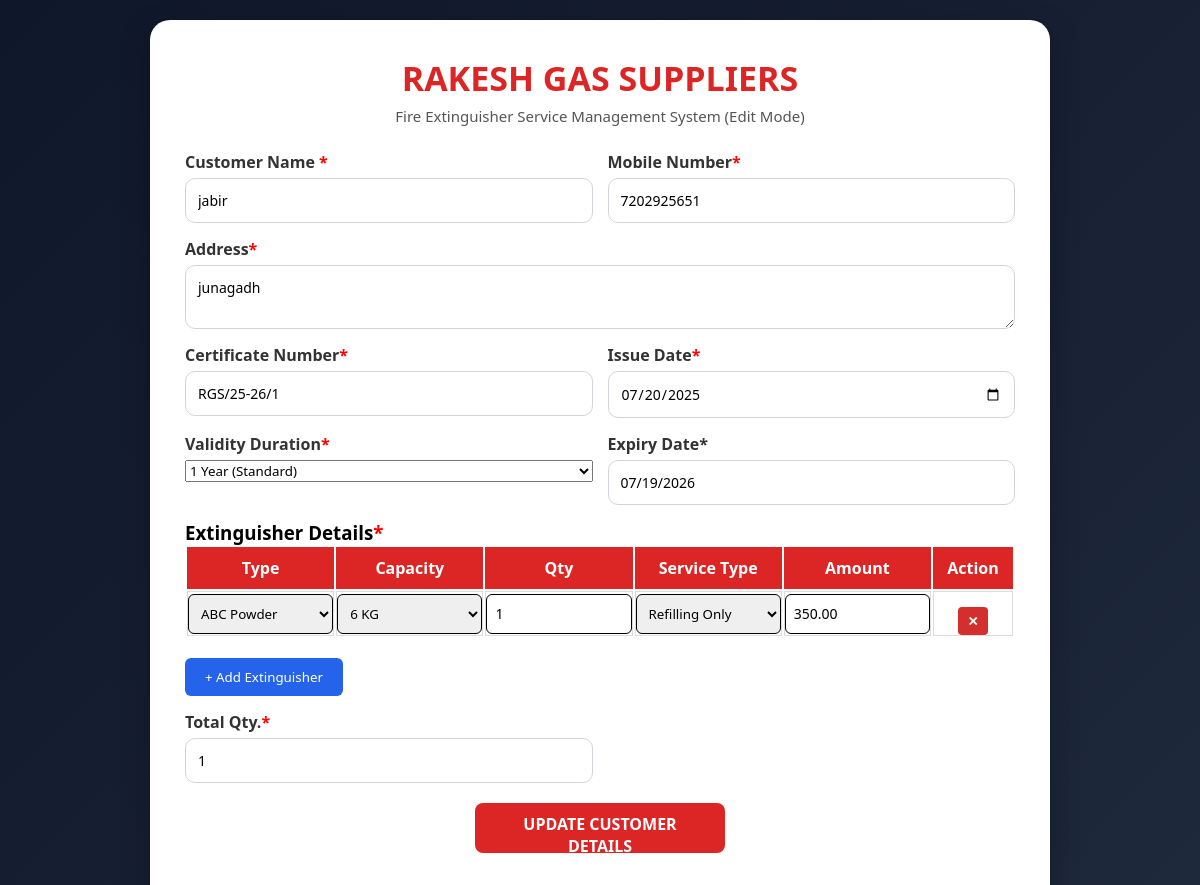
The app's page /edit.php?id=53 with its own data.
### tables this page shows
CREATE TABLE `customers` (
  `id` int(11) NOT NULL,
  `certificate_no` varchar(50) DEFAULT NULL,
  `customer_name` varchar(100) DEFAULT NULL,
  `mobile` varchar(20) DEFAULT NULL,
  `service_date` date DEFAULT NULL,
  `expiry_date` date DEFAULT NULL,
  `total_qty` int(11) DEFAULT NULL,
  `address` text DEFAULT NULL,
  `created_at` timestamp NOT NULL DEFAULT current_timestamp(),
  `refilling_price` decimal(10,2) DEFAULT 0.00,
  `new_bottle_price` decimal(10,2) DEFAULT 0.00
);

CREATE TABLE `extinguisher_details` (
  `id` int(11) NOT NULL,
  `customer_id` int(11) NOT NULL,
  `ext_type` varchar(100) NOT NULL,
  `ext_capacity` varchar(50) NOT NULL,
  `ext_qty` int(11) NOT NULL,
  `ext_refilling_price` decimal(10,2) DEFAULT 0.00,
  `ext_new_price` decimal(10,2) DEFAULT 0.00
);

### edit.php (the view, shortened to what this page needs)
<?php
include 'db.php';
$id = $_GET['id'];
$result = mysqli_query($conn, "SELECT * FROM customers WHERE id='$id'");
$row = mysqli_fetch_assoc($result);
?>
<!DOCTYPE html>
<html>
<head>
    <link rel="stylesheet" href="fire.css">
</head>
<body>
<div class="container">
    <div class="logo-title">
        <h1>RAKESH GAS SUPPLIERS</h1>
        <p>Fire Extinguisher Service Management System (Edit Mode)</p>
    </div>
    <form id="customerForm" action="update.php" method="POST">
        <div class="form-grid">
            <div class="form-group">
                <label>Customer Name <span class="required">*</span></label>
                <input type="text" name="customer_name" value="<?php echo $row['customer_name']; ?>" required>
            </div>
            <div class="form-group">
                <label>Mobile Number<span class="required">*</span></label>
                <input type="tel" name="mobile" value="<?php echo $row['mobile']; ?>" placeholder="Enter 10 Digit no." pattern="[0-9]{10}" maxlength="10" required>
            </div>
            <div class="form-group full-width">
                <label>Address<span class="required">*</span></label>
                <textarea name="address" rows="2" required><?php echo $row['address']; ?></textarea>
            </div>
            <div class="form-group">
                <label>Certificate Number<span class="required">*</span></label>
                <input type="text" id="certificate_no" name="certificate_no" value="<?php echo $row['certificate_no']; ?>" readonly required>
            </div>
            <div class="form-group">
                <label>Issue Date<span class="required">*</span></label>
                <input type="date" id="service_date" name="service_date" value="<?php echo $row['service_date']; ?>" onchange="calculateExpiryDate()" required>
            </div>
            <div class="form-group">
                <label>Validity Duration<span class="required">*</span></label>
                <select id="expiry_duration" name="expiry_duration" onchange="calculateExpiryDate()" required>
                    <?php
                    $current_duration = isset($row['duration']) ? $row['duration'] : (isset($row['expiry_duration']) ? $row['expiry_duration'] : '12');
                    ?>
                    <option value="12" <?php if($current_duration == '12') echo 'selected'; ?>>1 Year (Standard)</option>
                </select>
            </div>
            <div class="form-group">
                <label>Expiry Date*</label>
                <?php
                $expiry_display = (!empty($row['expiry_date']) && $row['expiry_date'] != '0000-00-00') ? date('m/d/Y', strtotime($row['expiry_date'])) : '';
                ?>
                <input type="text" id="expiry_date" name="expiry_date" value="<?php echo $expiry_display; ?>" readonly>
            </div>
            <div class="form-group full-width">
                <h3>Extinguisher Details<span class="required">*</span></h3>
                <table id="extinguisherTable">
                    <thead>
                        <tr>
                            <th>Type</th>
                            <th>Capacity</th>
                            <th>Qty</th>
                            <th>Service Type</th>
                            <th>Amount</th>
                            <th class="action-th-td">Action</th>
                        </tr>
                    </thead>
                    <tbody id="extinguisherTbody">
                        <?php
                        $extResult = mysqli_query($conn, "SELECT * FROM extinguisher_details WHERE customer_id='$id'");
                        if(mysqli_num_rows($extResult) > 0) {
                            while($ext = mysqli_fetch_assoc($extResult)) {
                                $service_type = isset($ext['service_action_type']) ? $ext['service_action_type'] : 'refilling';
                                $ref_price = isset($ext['ext_refilling_price']) ? $ext['ext_refilling_price'] : '';
                                $ref_display = ($service_type === 'new') ? 'display: none;' : 'display: block;';
                        ?>
                        <tr>
                            <td>
                                <select name="ext_type[]" onchange="updateCapacity(this)" required>
                                    <option value="ABC" <?php if($ext['ext_type'] == 'ABC') echo 'selected'; ?>>ABC Powder</option>
                                </select>
                            </td>
                            <td>
                                <select name="ext_capacity[]" class="capacity" required>
                                    <option value="<?php echo $ext['ext_capacity']; ?>" selected><?php echo $ext['ext_capacity']; ?></option>
                                </select>
                            </td>
                            <td>
                                <input type="number" name="ext_qty[]" class="ext-qty" value="<?php echo $ext['ext_qty']; ?>" min="1" oninput="calculateTotalQty()" required>
                            </td>
                            <td>
                                <select name="service_action_type[]" class="form-control service-toggle" onchange="togglePriceFields(this)">
                                    <option value="refilling" <?php if($service_type == 'refilling') echo 'selected'; ?>>Refilling Only</option>
                                </select>
                            </td>
                            <td>
                                <input type="number" name="ext_refilling_price[]" class="form-control ref-input" placeholder="Refill Rate" min="0" step="0.01" value="<?php echo $ref_price; ?>" style="<?php echo $ref_display; ?>">
                            </td>
                            <td class="action-th-td">
                                <button type="button" class="btn-delete-row" onclick="deleteThisRow(this)">✕</button>
                            </td>
                        </tr>
                        <?php
                            }
                        } ?>
                    </tbody>
                </table>
                <div style="margin-top: 10px;">
                    <button type="button" class="add-btn" onclick="customAddRow()">+ Add Extinguisher</button>
                </div>
            </div>
            <div class="form-group">
                <label>Total Qty.<span class="required">*</span></label>
                <input type="text" id="total_qty" name="total_qty" value="<?php echo !empty($row['total_qty']) ? $row['total_qty'] : '1'; ?>" readonly required>
            </div>
        </div>
        <button type="submit" class="save-btn">UPDATE CUSTOMER DETAILS</button>
    </form>
</div>
</body>
</html>

### fire.css (style rules this page uses)
* { margin:0; padding:0; box-sizing:border-box; font-family:Segoe UI, sans-serif; }
body { background:linear-gradient(135deg,#0f172a,#1e293b); min-height:100vh; display:flex; justify-content:center; align-items:center; padding:20px; }
.container { width:100%; max-width:900px; background:#fff; padding:35px; border-radius:20px; box-shadow:0 10px 30px rgba(0,0,0,0.3); }
.logo-title { text-align:center; margin-bottom:25px; }
.logo-title h1 { color:#dc2626; font-size:34px; margin-bottom:5px; }
.logo-title p { color:#555; font-size:15px; }
.form-grid { display:grid; grid-template-columns:1fr 1fr; gap:15px; }
.form-group { display:flex; flex-direction:column; }
.form-group label { margin-bottom:5px; font-weight:600; color:#333; }
.form-group input, .form-group textarea { padding:12px; border:1px solid #d1d5db; border-radius:10px; font-size:14px; transition:.3s; }
.full-width { grid-column:1/3; }
.required { color:red; font-weight:bold; }
#extinguisherTable { width: 100%; table-layout: fixed; }
#extinguisherTable th { background:#dc2626; color:white; padding:10px; }
#extinguisherTable td, #extinguisherTable select { border:1px solid #ddd; width: 33.33%; }
#extinguisherTable select, #extinguisherTable input { width:100%; height: 40px; padding:8px; border: 1px solid; border-radius:6px; }
button { margin-top:15px; padding:10px 15px; border:none; border-radius:6px; cursor:pointer; }
button { cursor:pointer; }
.save-btn { display: block; width: 250px; height: 50px; margin:20px auto; background:#dc2626; color:white; border:none; border-radius:8px; font-size:16px; font-weight:bold; cursor:pointer; }
.add-btn { width:auto; padding:10px 20px; background:#2563eb; color:white; border:none; border-radius:6px; margin-top:10px; }

### edit.php (style rules this page uses)
.btn-delete-row { background: #d32f2f; color: white; border: none; padding: 5px 10px; border-radius: 4px; cursor: pointer; font-weight: bold; font-size: 13px; }
.action-th-td { text-align: center; width: 80px; }

### records on screen
customers: customer_name "jabir", mobile "7202925651", address "junagadh", certificate_no "RGS/25-26/1", service_date "07/20/2025", expiry_date "07/19/2026", total_qty "1"
extinguisher_details: ext_type "ABC Powder", ext_capacity "6 KG", ext_qty "1", ext_refilling_price "350.00"
